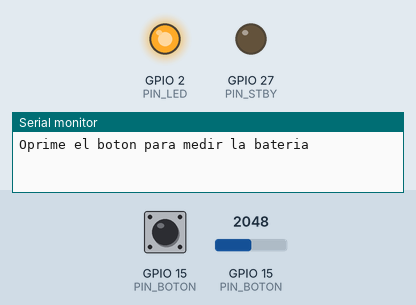
This program was run on a simulated ESP32. Shown: output pins drawn as LEDs (lit = HIGH), the last lines printed to the serial monitor. The inputs (shaded band) are chosen by the test bench; at power-on: GPIO 15 (PIN_BOTON) HIGH, GPIO 15 (PIN_BOTON) = 2048. EEPROM starts erased.

Above: at 0.8 s.
0.9 s: GPIO 15 (PIN_BOTON) pulled LOW for 0.15 s
At 2.2 s:
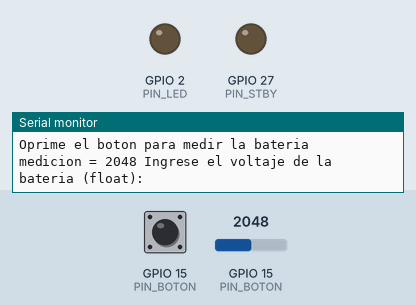
Timing chart, 0 to 3.9 s (numbered marks = the images above; inputs shaded):
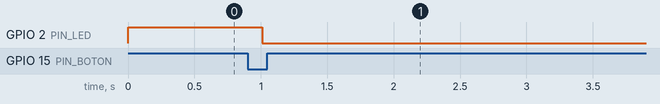

Measured:
- after the input at 0.9 s, GPIO 2 (PIN_LED): HIGH → LOW after 0.11 s

The program:

main.cpp
```cpp
#include <Arduino.h>
#include <Preferences.h>
#include <macros.h>

Preferences preferencias;
float factor_conversion; // para convertir lectura a volts de bateria

void calibra_bat(int pin_boton, int pin_led) {
  int medicion;
  float volts, factor_conv;
  digitalWrite(pin_led, HIGH);
  Serial.println("Oprime el boton para medir la bateria"); Serial.flush();
  while(digitalRead(pin_boton)== HIGH) ; // espera a que se oprima el boton
  adcAttachPin(pin_boton);  // prepara pin para lectura analogica
  delay(100);               // espera para estabilizar la lectura
  { int suma=0, n=10, i;
    for(i=0; i < n; i++) {
      suma += analogRead(pin_boton);
      delay(1);
    }
   medicion = suma /n;
  }
  pinMode(pin_boton,INPUT_PULLUP);
  digitalWrite(pin_led, LOW);
  Serial.printf("medicion = %d Ingrese el voltaje de la bateria (float):", medicion);
  Serial.flush();
  Serial.setTimeout(60000); // Espera hasta por 60s (default 1000ms)
  volts = Serial.parseFloat();
  Serial.printf("\nEscribio %f\n", volts);
  factor_conv = volts /(float) medicion;
  Serial.printf("Factor de conversion = %f\n",factor_conv); Serial.flush();
  preferencias.begin("Daniel", false); //abierto para lectura - escritura
  preferencias.putFloat("FC",factor_conv);
  preferencias.end();
}

void setup() {
  pinMode(PIN_STBY,  OUTPUT);        digitalWrite(PIN_STBY, LOW);
  pinMode(PIN_BOTON, INPUT_PULLUP);
  pinMode(PIN_LED,   OUTPUT);
  Serial.begin(115200);
  preferencias.begin("Daniel", true); // abierto para lectura
  factor_conversion = preferencias.getFloat("FC", 0.0);
  preferencias.end();
  if(factor_conversion > 0.0)
    Serial.printf("Se recupero el factor de conversion %f\n", factor_conversion);
  else {
    calibra_bat(PIN_BOTON, PIN_LED);
    Serial.println("Reset en 5 segundos");
    delay(5000);
    ESP.restart();
  }
}

void loop() { }
```

macros.h
```cpp
#define CONV_BAT (3.6/1100.0)  // Factor para convertir lectura 12 bits (0-4095) a volts

#define PIN_LED    2
#define PIN_BOTON 15
#define PIN_STBY  27
```
